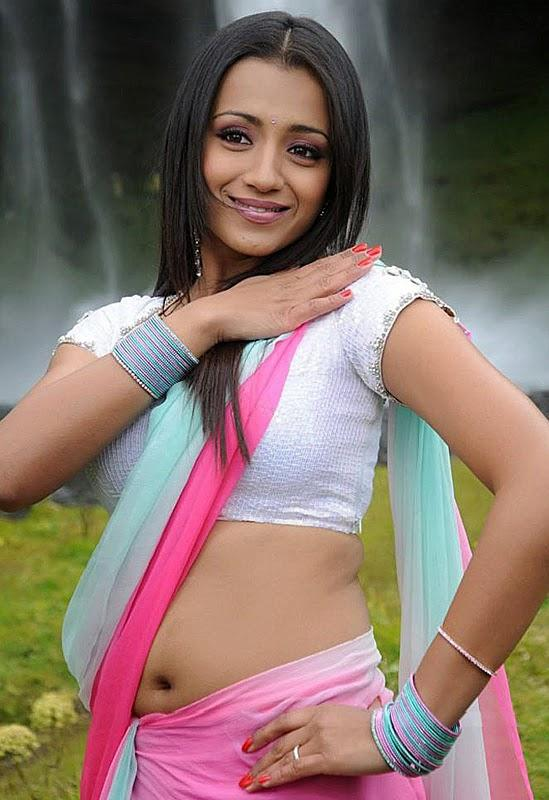
#> input picture krish.jpg, 549 x 800 px
$ python Saving.py
#> lines starting #> are read from the running program, lines starting #| are printed output that depends on the picture
from PIL import Image
size = (40, 40)
img = Image.open(r"krish.jpg")
#> img is the input picture: PIL image 549x800 RGB; mean R, G, B 134.1, 113.3, 105.5
print("Original size of the image")
print(img.size)
#| (549, 800)
r_img = img.resize(size, resample = Image.BILINEAR)
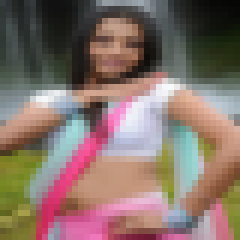
#> r_img: PIL image 40x40 RGB (shown 6 times larger); mean R, G, B 134, 113.3, 105.5
r_img.save("resized_test.jpg")
img = Image.open(r"resized_test.jpg")
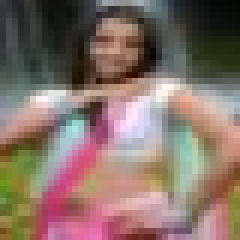
#> img: PIL image 40x40 RGB (shown 6 times larger); mean R, G, B 134.2, 113.3, 105.1
print("\nNew size of the image")
print(img.size)
#| (40, 40)

$ run again, with anu.jpg copied over krish.jpg
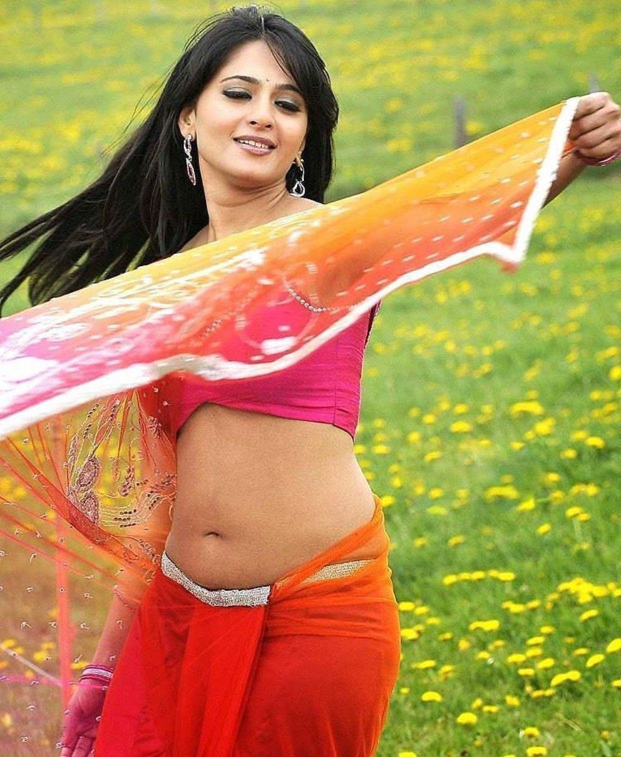
#> input picture anu.jpg, 1242 x 1514 px (shown at 1/2 size)
#> img is the input picture: PIL image 1242x1514 RGB; mean R, G, B 180.4, 143.3, 81.4
#| (1242, 1514)
#> `r_img = img.resize(size, resample = Image.BILINEAR)`:
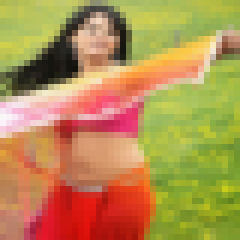
#> r_img: PIL image 40x40 RGB (shown 6 times larger); mean R, G, B 180.4, 143.2, 81.4
#> `img = Image.open(r"resized_test.jpg")`:
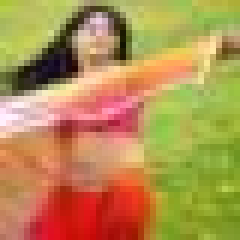
#> img: PIL image 40x40 RGB (shown 6 times larger); mean R, G, B 180.2, 143.3, 81.5
#| (40, 40)

$ run again, with priya.jpg copied over krish.jpg
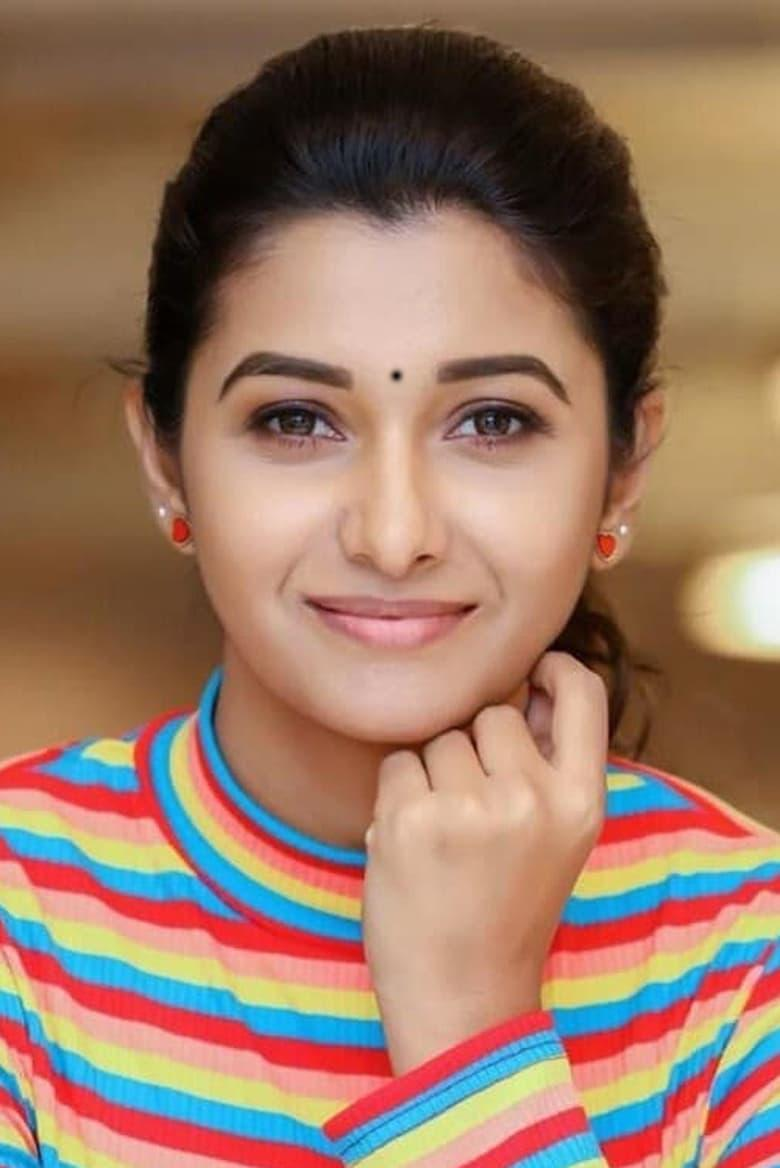
#> input picture priya.jpg, 780 x 1168 px
#> img is the input picture: PIL image 780x1168 RGB; mean R, G, B 154.9, 120, 100.7
#| (780, 1168)
#> `r_img = img.resize(size, resample = Image.BILINEAR)`:
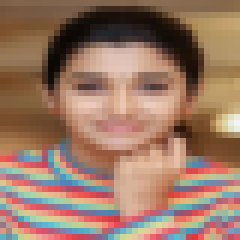
#> r_img: PIL image 40x40 RGB (shown 6 times larger); mean R, G, B 154.8, 119.9, 100.7
#> `img = Image.open(r"resized_test.jpg")`:
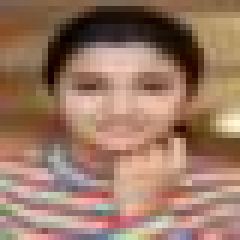
#> img: PIL image 40x40 RGB (shown 6 times larger); mean R, G, B 154.7, 120, 100.7
#| (40, 40)

$ run again, with priya2.jpg copied over krish.jpg
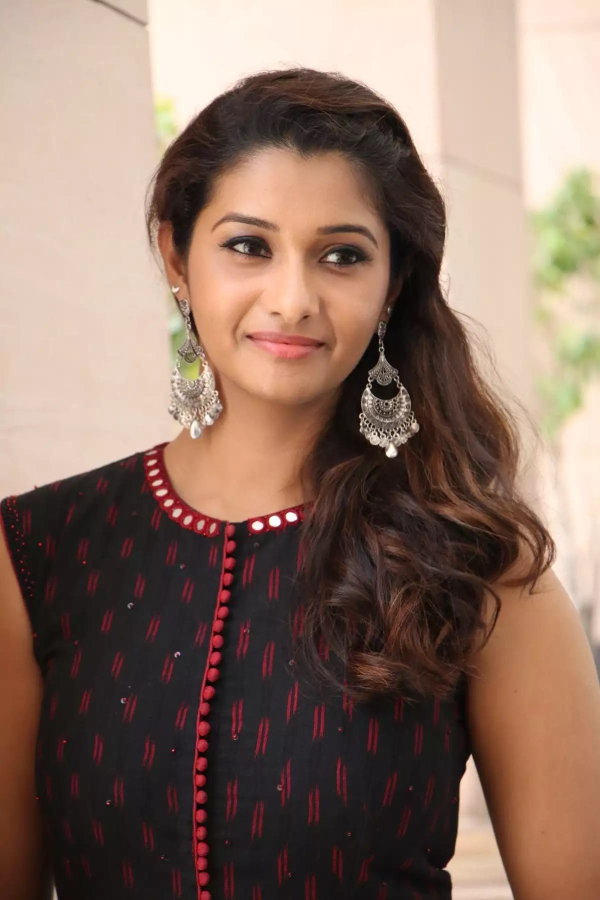
#> input picture priya2.jpg, 1200 x 1800 px (shown at 1/2 size)
#> img is the input picture: PIL image 1200x1800 RGB; mean R, G, B 139.1, 113.6, 100.5
#| (1200, 1800)
#> `r_img = img.resize(size, resample = Image.BILINEAR)`:
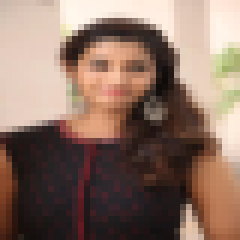
#> r_img: PIL image 40x40 RGB (shown 6 times larger); mean R, G, B 139.1, 113.6, 100.5
#> `img = Image.open(r"resized_test.jpg")`:
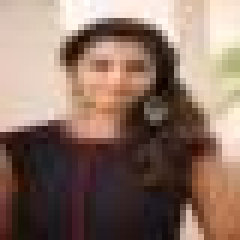
#> img: PIL image 40x40 RGB (shown 6 times larger); mean R, G, B 138.9, 113.6, 100.7
#| (40, 40)
